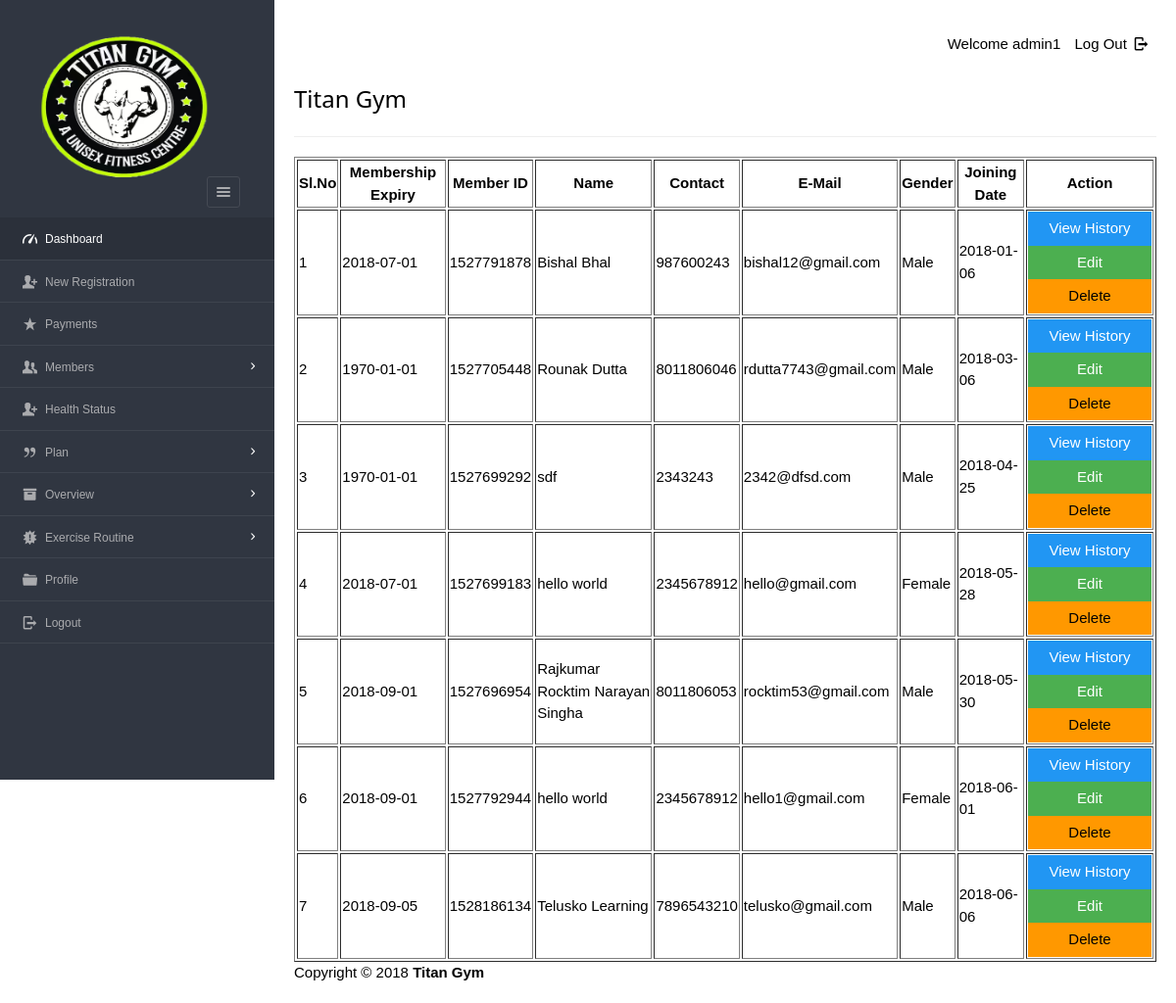
/Files/dashboard/admin/view_mem.php (signed in), run on an earlier commit of the app's database.
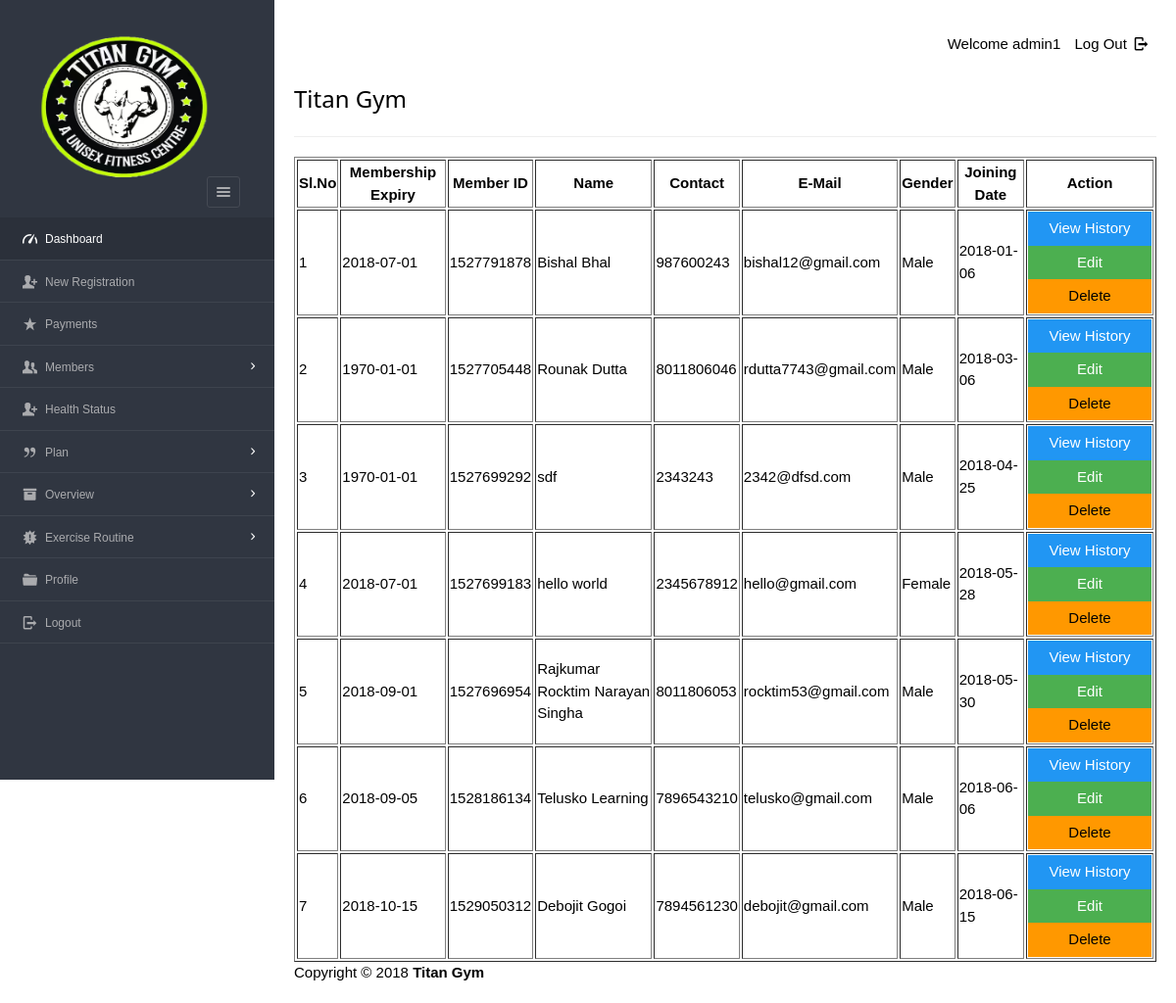
And on a later commit of the database.
### tables this page shows
CREATE TABLE `enrolls_to`  (
  `et_id` int(5) NOT NULL AUTO_INCREMENT,
  `pid` varchar(8) NOT NULL,
  `uid` varchar(20) NOT NULL,
  `paid_date` varchar(15) NULL DEFAULT NULL,
  `expire` varchar(15) NULL DEFAULT NULL,
  `renewal` varchar(15) NULL DEFAULT NULL,
  PRIMARY KEY (`et_id`) USING BTREE,
  INDEX `user_ID`(`uid`) USING BTREE,
  INDEX `plan_ID_idx`(`pid`) USING BTREE,
  CONSTRAINT `plan_ID` FOREIGN KEY (`pid`) REFERENCES `plan` (`pid`) ON DELETE NO ACTION ON UPDATE NO ACTION,
  CONSTRAINT `user_ID` FOREIGN KEY (`uid`) REFERENCES `users` (`userid`) ON DELETE CASCADE ON UPDATE NO ACTION
);

CREATE TABLE `users`  (
  `userid` varchar(20) NOT NULL,
  `username` varchar(40) NOT NULL,
  `gender` varchar(8) NOT NULL,
  `mobile` varchar(20) NOT NULL,
  `email` varchar(20) NOT NULL,
  `dob` varchar(10) NOT NULL,
  `joining_date` varchar(10) NOT NULL,
  PRIMARY KEY (`userid`) USING BTREE,
  UNIQUE INDEX `email`(`email`) USING BTREE,
  INDEX `userid`(`userid`) USING BTREE
);

### Files/dashboard/admin/view_mem.php (the view, shortened to what this page needs)
<?php
require '../../include/db_conn.php';
?>
<!DOCTYPE html>
<html lang="en">
<head>
    <link rel="stylesheet" href="../../css/style.css"  id="style-resource-5">
    <link rel="stylesheet" href="../../css/dashMain.css">
    <link rel="stylesheet" type="text/css" href="../../css/entypo.css">
	<link href="a1style.css" rel="stylesheet" type="text/css">
</head>
    <body class="page-body  page-fade" onload="collapseSidebar()">
    	<div class="page-container sidebar-collapsed" id="navbarcollapse">
		<div class="sidebar-menu">
			<header class="logo-env">
			<div class="logo">
				<a href="main.php">
					<img src="../../images/logo.png" alt="" width="192" height="80" />
				</a>
			</div>
					<div class="sidebar-collapse" onclick="collapseSidebar()">
				<a href="#" class="sidebar-collapse-icon with-animation">
					<i class="entypo-menu"></i>
				</a>
			</div>
			</header>
    		<?php include('nav.php'); ?>
    	</div>
    		<div class="main-content">
				<div class="row">
					<div class="col-md-6 col-sm-8 clearfix">
					</div>
					<div class="col-md-6 col-sm-4 clearfix hidden-xs">
						<ul class="list-inline links-list pull-right">
							<li>Welcome <?php echo $_SESSION['full_name']; ?>
							</li>
							<li>
								<a href="logout.php">
									Log Out <i class="entypo-logout right"></i>
								</a>
							</li>
						</ul>
					</div>
				</div>
		<h3>Titan Gym</h3>
		<hr />
		<table class="table table-bordered datatable" id="table-1" border=1>
			<thead>
				<tr><h2>
					<th>Sl.No</th>
					<th>Membership Expiry</th>
					<th>Member ID</th>
					<th>Name</th>
					<th>Contact</th>
					<th>E-Mail</th>
					<th>Gender</th>
					<th>Joining Date</th>
					<th>Action</th></h2>
				</tr>
			</thead>
				<tbody>
						<?php
							$query  = "select * from users ORDER BY joining_date";
							$result = mysqli_query($con, $query);
							$sno    = 1;
							if (mysqli_affected_rows($con) != 0) {
							    while ($row = mysqli_fetch_array($result, MYSQLI_ASSOC)) {
							        $uid   = $row['userid'];
							        $query1  = "select * from enrolls_to WHERE uid='$uid' AND renewal='yes'";
							        $result1 = mysqli_query($con, $query1);
							        if (mysqli_affected_rows($con) == 1) {
							            while ($row1 = mysqli_fetch_array($result1, MYSQLI_ASSOC)) {
							                echo "<tr><td>".$sno."</td>";
							                echo "<td>" . $row1['expire'] . "</td>";
							                echo "<td>" . $row['userid'] . "</td>";
							                echo "<td>" . $row['username'] . "</td>";
							                echo "<td>" . $row['mobile'] . "</td>";
							                echo "<td>" . $row['email'] . "</td>";
							                echo "<td>" . $row['gender'] . "</td>";
							                echo "<td>" . $row['joining_date'] ."</td>";
							                $sno++;
							                echo "<td><form action='read_member.php' method='post'><input type='hidden' name='name' value='" . $uid . "'/><input type='submit' class='a1-btn a1-blue' id='button1' value='View History ' class='btn btn-info'/></form><form action='edit_member.php' method='post'><input type='hidden'  name='name' value='" . $uid . "'/><input type='submit' class='a1-btn a1-green' id='button1' value='Edit' class='btn btn-warning'/></form><form action='del_member.php' method='post' onsubmit='return ConfirmDelete()'><input type='hidden' name='name' value='" . $uid . "'/><input type='submit' value='Delete' width='20px' id='button1' class='a1-btn a1-orange'/></form></td></tr>";
							            }
							        }
							    }
							}
						?>
					</tbody>
				</table>
			<?php include('footer.php'); ?>
    	</div>
    </body>
</html>

What changed in the data, as far as the page shows it:
removed enrolls_to: expire "2018-09-01", uid.userid "1527792944", uid.username "hello world", uid.mobile "2345678912", uid.email "hello1@gmail.com", uid.gender "Female", uid.joining_date "2018-06-01"
added enrolls_to: expire "2018-10-15", uid.userid "1529050312", uid.username "Debojit Gogoi", uid.mobile "7894561230", uid.email "debojit@gmail.com", uid.gender "Male", uid.joining_date "2018-06-15"
